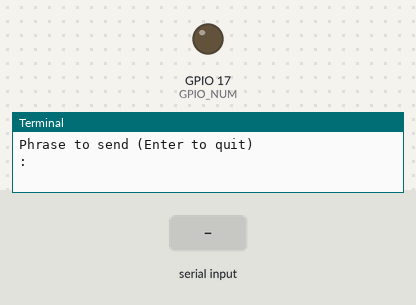
This program was run on a simulated Raspberry Pi (BCM pin numbers). Parts: output pins drawn as LEDs (lit = HIGH), the last lines printed to the terminal. Dashed ring = blinking. The inputs (shaded band) are chosen by the test bench.

Above: at 1.2 s.
1.3 s: "1" typed at the terminal, then Enter
At 1.63 s:
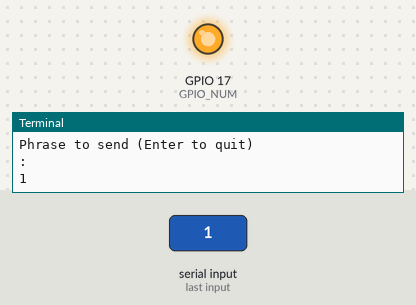
4.3 s: "0" typed at the terminal, then Enter
At 4.44 s:
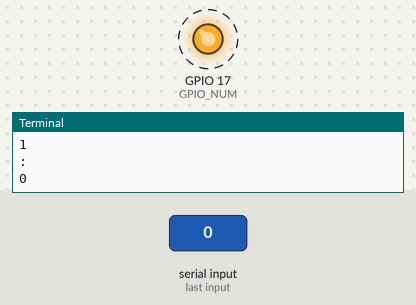
Timing chart, 0 to 7.6 s (numbered marks = the images above; inputs shaded):
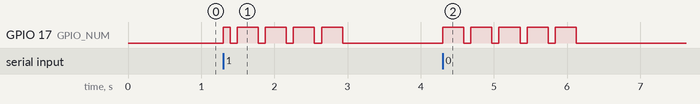

Measured:
- after the input at 1.3 s, GPIO 17 (GPIO_NUM): LOW → HIGH at once, then repeats every 0.38 s: LOW 0.10 s, HIGH 0.29 s, until it stays LOW from 2.9 s
- after the input at 4.3 s, GPIO 17 (GPIO_NUM): alternates HIGH for 0.29 s and LOW for 0.10 s, 10 changes in all, then stays LOW, starting at once

The program:

morse_gpio.py
```python
# (licence header left out)
import RPi.GPIO as GPIO
import time
GPIO.setmode(GPIO.BCM)
GPIO.setwarnings(False)

###############################################################################
# USER VARIABLES
###############################################################################
# What GPIO number do you want to output to?
GPIO_NUM = 17

# How many words per minute?
# WPM_ = 2.4 * (dots per second)
WPM_ = 25 #words per minute

# If you want the dots and dashes on the console
# Change this variable to True
verbose_bool = False

# By default: calculated based on the WPM_ variable above.
# Set them manually if you prefer.
DOT_LENGTH_ = (2.4 * (1 / WPM_))
DSH_LENGTH_ = (DOT_LENGTH_ * 3)
ELEM_PAUSE_ = (DOT_LENGTH_)
CHAR_PAUSE_ = (DOT_LENGTH_ * 3)
WORD_PAUSE_ = (DOT_LENGTH_ * 7)

###############################################################################
# END USER VARIABLES
###############################################################################


GPIO.setup(GPIO_NUM,GPIO.OUT)

# Implementing this as strings for readablity
MORSE_CODE = \
   {'A': '.-',     'B': '-...',   'C': '-.-.',
    'D': '-..',    'E': '.',      'F': '..-.',
    'G': '--.',    'H': '....',   'I': '..',
    'J': '.---',   'K': '-.-',    'L': '.-..',
    'M': '--',     'N': '-.',     'O': '---',
    'P': '.--.',   'Q': '--.-',   'R': '.-.',
 	'S': '...',    'T': '-',      'U': '..-',
    'V': '...-',   'W': '.--',    'X': '-..-',
    'Y': '-.--',   'Z': '--..',

    '0': '-----',  '1': '.----',  '2': '..---',
    '3': '...--',  '4': '....-',  '5': '.....',
    '6': '-....',  '7': '--...',  '8': '---..',
    '9': '----.'
        }

def dot():
    GPIO.output(GPIO_NUM, True)
    time.sleep(DOT_LENGTH_)
    GPIO.output(GPIO_NUM, False)
    time.sleep(ELEM_PAUSE_)

def dash():
    GPIO.output(GPIO_NUM, True)
    time.sleep(DSH_LENGTH_)
    GPIO.output(GPIO_NUM, False)
    time.sleep(ELEM_PAUSE_)
    return

def char_pause():
    time.sleep(CHAR_PAUSE_)
    return

def word_pause():
    time.sleep(WORD_PAUSE_)
    return

def char_to_morse(m = ''):
    """
    parameter m is a single character.
    if character is alphanumeric:
     return that character's morse string
    else
     return empty
    """

    if m.isalnum():
        return (MORSE_CODE[m.upper()]);
    else:
        return '';

def morse_char_to_GPIO(morse_char):
    """
    iterate though each element in a character's morse string
    do a character pause at the end of this character
    """
    for c in morse_char:
        if c == '-':
            dash()
        if c == '.':
            dot()
    char_pause()
    return

def morse_str_list_to_GPIO(word_list, verbose_bool = False):
    """
    Parameters: list of strings and verbose_bool
     Iterate through each word in the list
      for each character in the word, look up its morse_code_string
      pass that morse_code_string into the GPIO
     pause at the end of every word
    """

    for word in word_list:
        if verbose_bool:
            print(word, "\n")

        morse_code_string = ""
        for c in word:
            morse_code_string = char_to_morse(c)
            if verbose_bool:
                print(c, ": ", morse_code_string)
            morse_char_to_GPIO(morse_code_string)

        word_pause()

    if verbose_bool:
        print()
    return;

def main(verbose_bool = False):
    continue_bool = True
    print("Phrase to send (Enter to quit)")
    while continue_bool:
        phrase = input(": ")
        if phrase == "":
            continue_bool = False
            continue

        #create list of all words inputted by user, strip whitespace
        word_list = phrase.strip().split()

        #pass that list as an argument
        morse_str_list_to_GPIO(word_list, verbose_bool)

    print("\nCleaning up...")
    GPIO.cleanup()
    print("Exiting...")
    return 0;

main(verbose_bool)
```
